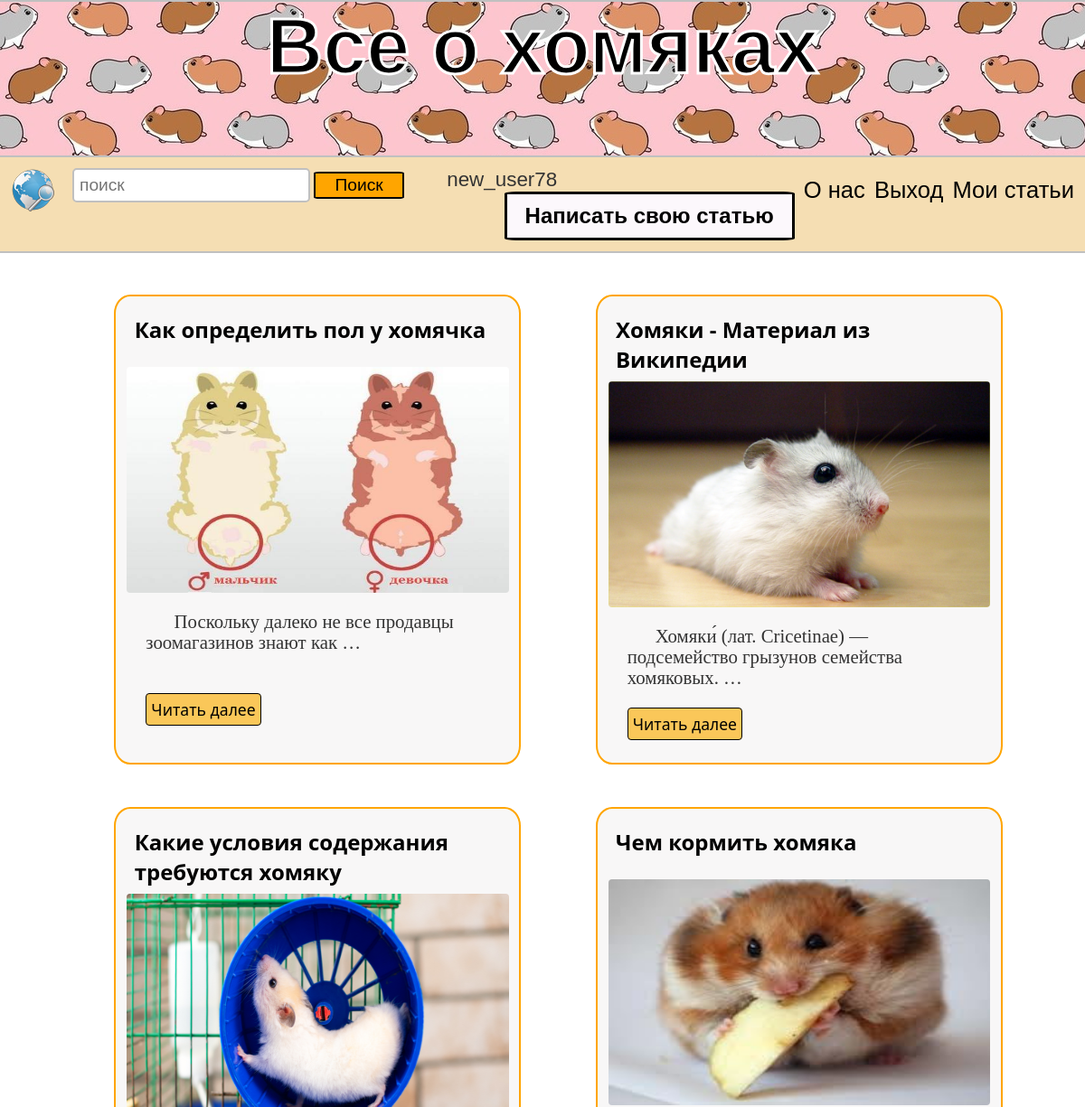
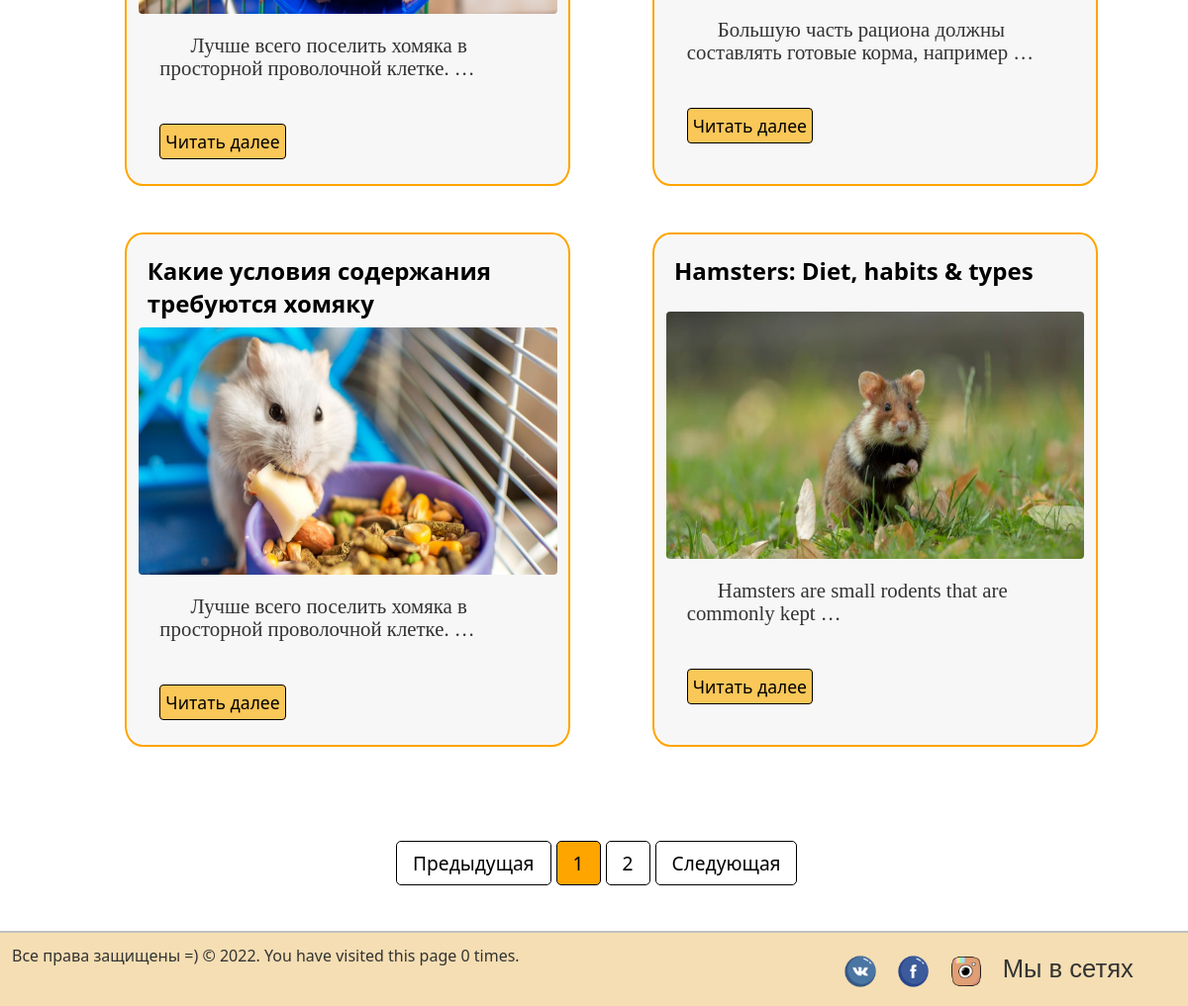
Screenshot of / (signed in) with the database file from the repository (2 pictures, top to bottom).
### myblog/models.py (models this page shows, shortened)
class Post(models.Model):
    title = models.CharField(max_length=200)
    url = models.SlugField(null=False, unique=True)
    content = models.TextField()
    image = models.ImageField()
    created_at = models.DateField(default=timezone.now)
    author = models.ForeignKey(User, on_delete=models.CASCADE)

### myblog/views.py (the view)
# urls.py: path('', MainView.as_view(), name='index'),
class MainView(View):
    def get(self, request, *args, **kwargs):
        posts = Post.objects.get_queryset().order_by('-created_at')
        paginator = Paginator(posts, 6)
        page_number = request.GET.get('page')
        page_obj = paginator.get_page(page_number)
        num_visits = request.session.get('num_visits', 0)
        request.session['num_visits'] = num_visits + 1
        return render(request, 'myblog/index.html', context={
            'page_obj': page_obj, 'num_visits':num_visits
        })

### myblog/templates/myblog/index.html (shortened to what this page needs)
{% extends './base.html' %}
{% load static %}
{% block content %}
	<div class="wrapper">
		<div class="articles">
			{% for post in page_obj %}
			<div class="article">
					<div class="content">
						<div class="title">
							<h4>{{ post.title|safe }}</h4>
						</div>
						<img src="media/{{ post.image }}" title="Humster picture">
						<p>{{ post.content|truncatewords:8 }}</p>
					</div>
					<a href="{% url 'post_detail' slug=post.url %}">Читать далее</a>
			</div>
			{% endfor %}
		</div>
	</div>
	{% endblock content %}
{% block pagination %}
    <div class="pagin_div">
        <nav class="pagination">
        <ul class="pagination">
            {% if page_obj.has_previous %}
                <a class="" href="?page={{ page_obj.previous_page_number }}" tabindex="-1">Предыдущая</a>
            {% else %}
                <li><a href="#" tabindex="-1">Предыдущая</a></li>
            {% endif %}
            {% for i in page_obj.paginator.page_range %}
                {% if i == page_obj.number %}
                    <li><a href="?page={{ i }}" class="sr-only">{{ i }}</a></li>
                {% else %}
                    <li><a href="?page={{ i }}" >{{ i }}</a></li>
                {% endif %}
            {% endfor %}
        {% if page_obj.has_next %}
            <a class="next" href="?page={{ page_obj.next_page_number }}">Следующая</a>
        {% else %}
            <li class="next"><a href="#">Следующая</a></li>
        {% endif %}
        </ul>
    </nav>
    </div>
    <br>
{% endblock %}

### myblog/templates/myblog/block/navbar.html
{% load static %}
<div id="page-wrap">
		<header>
			<div class="left">
			    <a class="left" href="{% url 'index' %}" title="На главную" id="logo"><img src="{% static 'img/main.png' %}"></a>
			    <form class="left" action="{% url 'search_results' %}" method="get">
					<input type="text" class="field" placeholder="поиск" name="q"/>
		  			<button class="search_button" type="submit">Поиск</button>
				</form>
			</div>
            {% if user.is_authenticated %}
                <span class="signin_login">{{ user }}</span>
                <a href="{% url 'my_articles' %}"><span class="right">Мои статьи</span></a>
                <a href="{% url 'signout' %}"><span class="right">Выход</span></a>
            {% else %}
			    <a href="{% url 'signup' %}"><span class="right">Регистрация</span></a>
				<a href="{% url 'signin' %}"><span class="right">Войти</span></a>
            {% endif %}
                <a href="{% url 'about' %}"><span class="right">О нас</span></a>
				<a href="{% url 'write_article' %}" class="write_article"><h2>Написать свою статью</h2></a>
		</header>
	</div>

### myblog/static/css/style.css (style rules this page uses)
* { margin: 0; padding: 0; outline: none; }
html { height: 100%; }
body { width: 100%; height: 100%; color: #333; background-color: f7f7f7; font-size: 1em; font-family: "Segoe UI", sans-serif; }
a { color: black; text-decoration: none; transition: all.6s ease; -moz-transition: all.6s ease; }
.left { float: left; }
.right { margin-top: 10px; float: right; font-size: 1.6em; font-family: Comic Sans MS, sans-serif; margin-left: 10px; }
header, footer { width: 98%; background-color: wheat; min-height: 50px; float: left; }
header { position:sticky; border-bottom: 2px solid silver; padding: 1%; }
#logo { font-size: 2em; font-family: Comic Sans MS, sans-serif; }
input[type=text].field { border-radius: 5px; border: 2px solid silver; padding: 6px; margin-left: 20px; min-height: 15px; font-size: 1.2em; }
.wrapper { margin-top: 3%; padding: 1%; margin-bottom: 3%; }
.wrapper .articles { width: 100%; margin: 0px 2%; margin-left: auto; margin-right: auto; display: flex; justify-content: center; flex-wrap: wrap; }
li { list-style-type: none; }
.wrapper .articles .article { margin: 1%; width: 450px; border: 2px solid orange; padding: 1%; box-sizing: border-box; border-radius: 4%; background-color: #F8F7F7; height: auto; }
.wrapper .articles .article img { width: 100%; height: 250px; border-radius: 4px 4px 4px 4px; margin-bottom: 10px; }
.wrapper .articles .article p { margin-left: 5%; width: 90%; text-indent: 1.5em; padding-top: 6px; font-family: Verdana fantasy; line-height: 110%; font-size: 1.3em; min-height: 90px; }
.wrapper .articles .article .content .title { font-weight: normal; font-size: 1.5em; color: black; margin: 2%; min-height: 50px; }
.wrapper .articles .article a { padding: 5px; background-color: #FAC759; margin-left: 5%; margin-bottom: 3%; border-radius: 4px; float: left; border: 1px solid black; font-size: 1.1em; }
#page-wrap { min-height: 4%; margin-bottom: 10px; height: 10%; }
.write_article { border: 3px solid black; border-radius: 4%; padding: 10px 20px; background-color: #FCF8FC; float: right; font-size: 1em; font-family: Comic Sans MS, sans-serif; margin-left: 10px; }
#page-wrap:after { content: ""; display: block; }
.search_button { width: 100px; border: 2px solid black; background: orange; border-radius: 6%; cursor: pointer; font-family: Comic Sans MS, sans-serif; font-size: 1.2em; min-height: 15px; padding: 2px; }
.signin_login { margin-left: 4%; font-family: Comic Sans MS, sans-serif; font-size: 1.4em; }
.pagin_div { width: 400px; margin-left: auto; margin-right: auto; padding-top: 2%; padding-bottom: 2%; }
.pagination { display: flex; column-gap: 5px; }
.pagination a { color: black; float: left; padding: 8px 16px; text-decoration: none; border: 1px solid black; border-radius: 5px; font-size: 1.2em; }
.pagination .sr-only { background: orange; }
@media (max-width: 1200px) { .wrapper .articles .article { margin: 2% 2% 2% 5%; } }

### rows the page displays
Post: title "Как определить пол у хомячка", image (picture), content "Поскольку далеко не все продавцы зоомагазинов знают как …"
Post: title "Хомяки - Материал из Википедии", image (picture), content "Хомяки́ (лат. Cricetinae) — подсемейство грызунов семейства хомяковых. …"
Post: title "Какие условия содержания требуются хомяку", image (picture), content "Лучше всего поселить хомяка в просторной проволочной клетке. …"
Post: title "Чем кормить хомяка", image (picture), content "Большую часть рациона должны составлять готовые корма, например …"
Post: title "Какие условия содержания требуются хомяку", image (picture), content "Лучше всего поселить хомяка в просторной проволочной клетке. …"
Post: title "Hamsters: Diet, habits & types", image (picture), content "Hamsters are small rodents that are commonly kept …"

### other values shown
{{ user }} "new_user78"
{{ i }} "1"
{{ i }} "2"
{{ num_visits }} "0"
